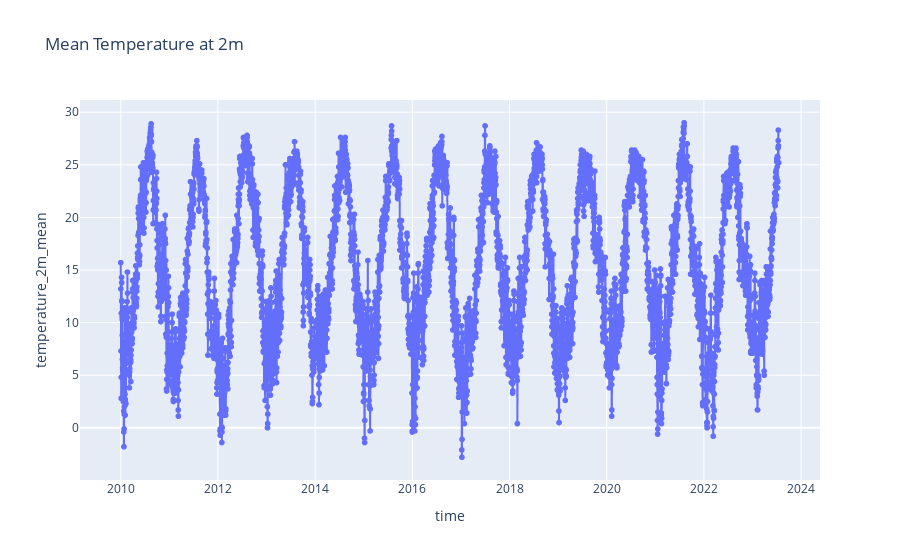

Write notebook code for a chart like this one.
### Code cell
# Creating a line plot using Plotly.express
fig = px.line(df, x='time', y='temperature_2m_mean', title='Mean Temperature at 2m', markers=True)

# Displaying the plot
fig.show()

### Figure 1 — Plotly figure (JSON) as saved in the notebook; plotly's stock layout.template omitted (floating-point values rounded to 4 significant figures; data arrays with more than 128 entries replaced by an {"elided": "..."} marker saying what was removed)
{"data": [{"hovertemplate": "time=%{x}<br>temperature_2m_mean=%{y}<extra></extra>", "legendgroup": "", "line": {"color": "#636efa", "dash": "solid"}, "marker": {"symbol": "circle"}, "mode": "lines+markers", "name": "", "showlegend": false, "type": "scattergl", "x": {"elided": "4950 str values"}, "xaxis": "x", "y": {"elided": "4950 float values"}, "yaxis": "y"}], "layout": {"legend": {"tracegroupgap": 0}, "title": {"text": "Mean Temperature at 2m"}, "xaxis": {"anchor": "y", "domain": [0, 1], "title": {"text": "time"}}, "yaxis": {"anchor": "x", "domain": [0, 1], "title": {"text": "temperature_2m_mean"}}}}
